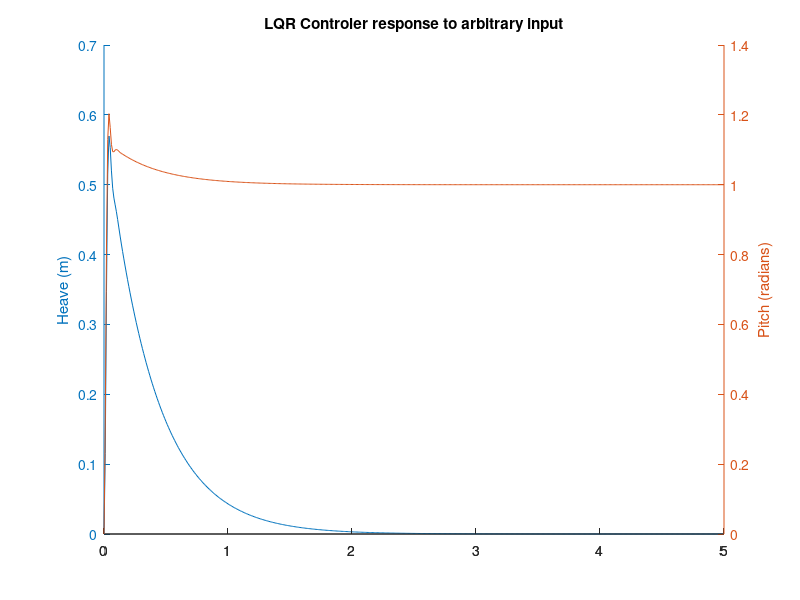
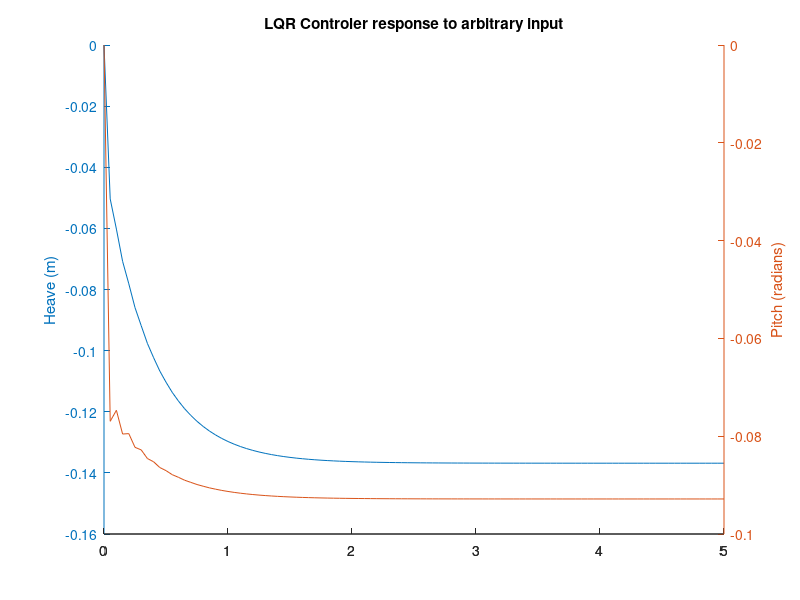

Write the MATLAB code that produced these figures, in order.
clc
clear
close all

%Defining parameters
rho=997;        %[kg/m^3]   Water density
U=4.12;         %[m/s]      Hydrofoil speed in x direction
mass=29.16;     %[kg]       Hydrofoil mass
I_yy=7.6;       %[kg/m^2]
d1=0.4;
d2=0.5;
d3=0.4;
d4=0.5;
d_f=d1;           %0.5;  %[m]
d_a=d2;           %0.3;  %[m]
S_f=0.036;       %[m^2] Area of the fore foil   
S_a=0.036*2;     %[m^2] Area of the aft foil (2X)
d_h=0;

%Initial conditions
z=0.4;          %[m] initial Height
z_dot=0;        %[m/s] initial velocity in z direction    
theta=0;        %[rad] initial pitch   
theta_dot=0;    %[rad] initial pitch rate

%Derivatives with respect to various parameters

Dclf_O_Dalpha=0.06*(360/2*pi);       %From Flyingfish documentation Figure 2-7  Converted to 1/rad
Dcla_O_Dalpha=0.06*(360/2*pi);       %From Flyingfish documentation Figure 2-7
Dcdf_O_Dalpha=0.00375*(360/2*pi);    %From Flyingfish documentation Figure 2-7
Dcda_O_Dalpha=0.00375*(360/2*pi);    %From Flyingfish documentation Figure 2-7

Dalpha_O_Dtheta=1;
Dalpha_O_Dz_dot=1/U;

Dalpha_f_O_Dtheta_dot=-d_f/U;
Dalpha_a_O_Dtheta_dot=-d_a/U;

Dalpha_O_Ddelta_f=1;
Dalpha_O_Ddelta_a=1;

%Defining states and input
%x_dot=[z_dot theta_dot z_dbldot theta_dbldot];
%x=[z theta z_dot theta_dot];
%u=[delta_f delta_a];

%Defining components of A matrix in state space equation x_dot=Ax+Bu
Constant_1=(-rho*U^2)/(2*mass);
A32=Constant_1*(S_f*Dclf_O_Dalpha*Dalpha_O_Dtheta         +S_a*Dcla_O_Dalpha*Dalpha_O_Dtheta             +S_f*Dcdf_O_Dalpha*Dalpha_O_Dtheta           +S_a*Dcda_O_Dalpha*Dalpha_O_Dtheta);
A33=Constant_1*(S_f*Dclf_O_Dalpha*Dalpha_O_Dz_dot         +S_a*Dcla_O_Dalpha*Dalpha_O_Dz_dot             +S_f*Dcdf_O_Dalpha*Dalpha_O_Dz_dot           +S_a*Dcda_O_Dalpha*Dalpha_O_Dz_dot);
A34=Constant_1*(S_f*Dclf_O_Dalpha*Dalpha_f_O_Dtheta_dot   +S_a*Dcla_O_Dalpha*Dalpha_a_O_Dtheta_dot       +S_f*Dcdf_O_Dalpha*Dalpha_f_O_Dtheta_dot     +S_a*Dcda_O_Dalpha*Dalpha_a_O_Dtheta_dot);

Constant_2=(-rho*U^2)/(2*I_yy);
A42=Constant_2*(S_f*Dclf_O_Dalpha*Dalpha_O_Dtheta*d1        +S_a*Dcla_O_Dalpha*Dalpha_O_Dtheta*d2            +S_f*Dcdf_O_Dalpha*Dalpha_O_Dtheta*d3          +S_a*Dcda_O_Dalpha*Dalpha_O_Dtheta*d4);
A43=Constant_2*(S_f*Dclf_O_Dalpha*Dalpha_O_Dz_dot*d1        +S_a*Dcla_O_Dalpha*Dalpha_O_Dz_dot*d2            +S_f*Dcdf_O_Dalpha*Dalpha_O_Dz_dot*d3          +S_a*Dcda_O_Dalpha*Dalpha_O_Dz_dot*d4);
A44=Constant_2*(S_f*Dclf_O_Dalpha*Dalpha_f_O_Dtheta_dot*d1  +S_a*Dcla_O_Dalpha*Dalpha_a_O_Dtheta_dot*d2      +S_f*Dcdf_O_Dalpha*Dalpha_f_O_Dtheta_dot*d3    +S_a*Dcda_O_Dalpha*Dalpha_a_O_Dtheta_dot*d4);

A=[0    0   1   0;
    0   0   0   1;
    0   A32 A33 A34;
    0   A42 A43 A44];

%Defining components of B matrix in state space equation x_dot=Ax+Bu
B31=Constant_1*S_f*(Dclf_O_Dalpha*Dalpha_O_Ddelta_f+Dcdf_O_Dalpha*Dalpha_O_Ddelta_f);
B32=Constant_1*S_a*(Dclf_O_Dalpha*Dalpha_O_Ddelta_a+Dcdf_O_Dalpha*Dalpha_O_Ddelta_a);
B41=-Constant_2*S_f*(Dclf_O_Dalpha*Dalpha_O_Ddelta_f+Dcdf_O_Dalpha*Dalpha_O_Ddelta_f);
B42=Constant_2*S_a*(Dclf_O_Dalpha*Dalpha_O_Ddelta_a+Dcdf_O_Dalpha*Dalpha_O_Ddelta_a);

B=[0    0;
   0    0;
   B31  B32;
   B41	B42];

%Defining C and D
C = [1 0 0 0;
     0 1 0 0];
 
D = [0  0;
     0  0];

%Print matrixes A B C D
A,B,C,D

%Defining states and input and output and finding the open loop poles

states = {'z' 'theta' 'z_dot' 'theta_dot'};
inputs = {'delta_f';'delta_a'};
outputs = {'z'; 'theta'};

sys_ss = ss(A,B,C,D,'statename',states,'inputname',inputs,'outputname',outputs);

poles = eig(A)

%generate the controllability matrix
co = ctrb(sys_ss);
controllability = rank(co)

%LQR Controller
Q = C'*C;
Q(1,1) = 1;
Q(2,2) = 5;
R = [5  0;
    0   1];
K = lqr(A,B,Q,R)

Ac = [(A-B*K)];
Bc = [B];
Cc = [C];
Dc = [D];
Dc_new =     [0  0  0   0;
              0  0  0   0];

states = {'z' 'theta' 'z_dot' 'theta_dot'};
inputs = {'delta_cr_f';'delta_cr_a'};
% inputs =  {'z2';'theta2';'z_dot2';'theta_dot2'};
outputs = {'z'; 'theta'};

sys_cl = ss(Ac,Bc,Cc,Dc,'statename',states,'inputname',inputs,'outputname',outputs);
Lc=inv(dcgain(sys_cl))
sys_cl = ss(Ac,Bc*Lc,Cc,Dc,'statename',states,'inputname',inputs,'outputname',outputs);
% sys_cl = ss(Ac,Bc*K,Cc,Dc_new,'statename',states,'inputname',inputs,'outputname',outputs);

t = 0:0.01:5;

% inp =[1*ones(size(t));zeros(size(t));zeros(size(t));zeros(size(t))];
inp =[0*ones(size(t));ones(size(t))];
[y,tout,x]=lsim(sys_cl,inp,t);
hold on
[Axis,H1,H2] = plotyy(t,y(:,1),t,y(:,2),'plot');
set(get(Axis(1),'Ylabel'),'String','Heave (m)')
set(get(Axis(2),'Ylabel'),'String','Pitch (radians)')
title('LQR Controler response to arbitrary input')

%%
%Defining C and D
% C = [1 0 0 0;
%      0 1 0 0];
%  
% D = [0  0;
%      0  0];

C = eye(4);
 
D = zeros(4,2);

sys_ss = ss(A,B,C,D);
dt = 0.05;
t = 0:dt:5;
sys_DT = c2d(sys_ss,dt);
Kdt = dlqr(sys_DT.A,sys_DT.B,Q,R);

% sys_cl_dt = ss(sys_DT.A - sys_DT.B*Kdt, sys_DT.B, sys_DT.C,sys_DT.D,dt);
% Lc_dt = inv(dcgain(sys_cl_dt));

ref = [0*ones(size(t));ones(size(t));zeros(size(t));zeros(size(t))];
% ref = [0*ones(size(t));ones(size(t))];
x = zeros(4,length(t));
u = zeros(2,length(t));

for i=1:length(t)-1
    u(:,i) = Kdt*(ref(:,i) - x(:,i));
%     u(:,i) = Lc_dt*ref(:,i) -Kdt*x(:,i);
    x(:,i+1) = sys_DT.A*x(:,i) + sys_DT.B*u(:,i);
end
%%
figure
hold on
[Axis,H1,H2] = plotyy(t,x(1,:),t,x(2,:),'plot');
set(get(Axis(1),'Ylabel'),'String','Heave (m)')
set(get(Axis(2),'Ylabel'),'String','Pitch (radians)')
title('LQR Controler response to arbitrary input')
